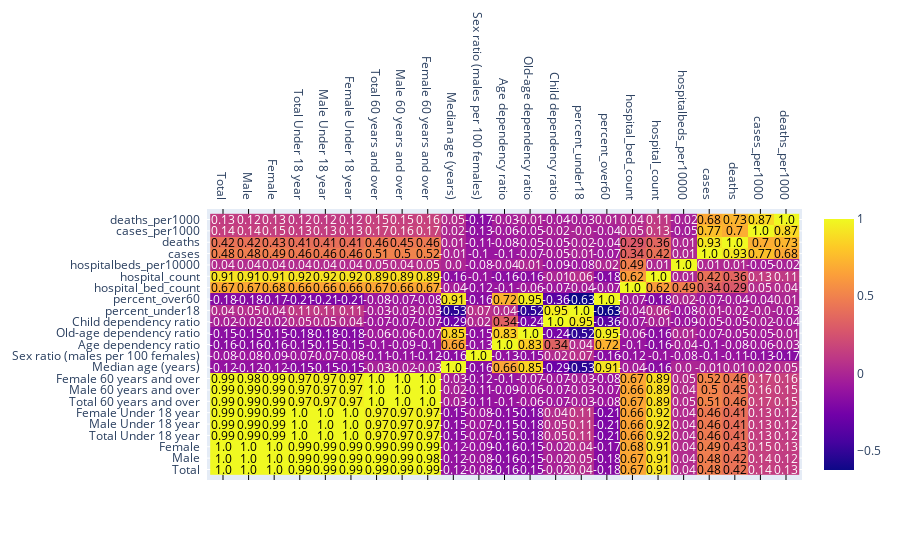

Here is the notebook cell this chart was saved with:
### Code cell
# show correlation heatmap
county_covid19_heatmap
